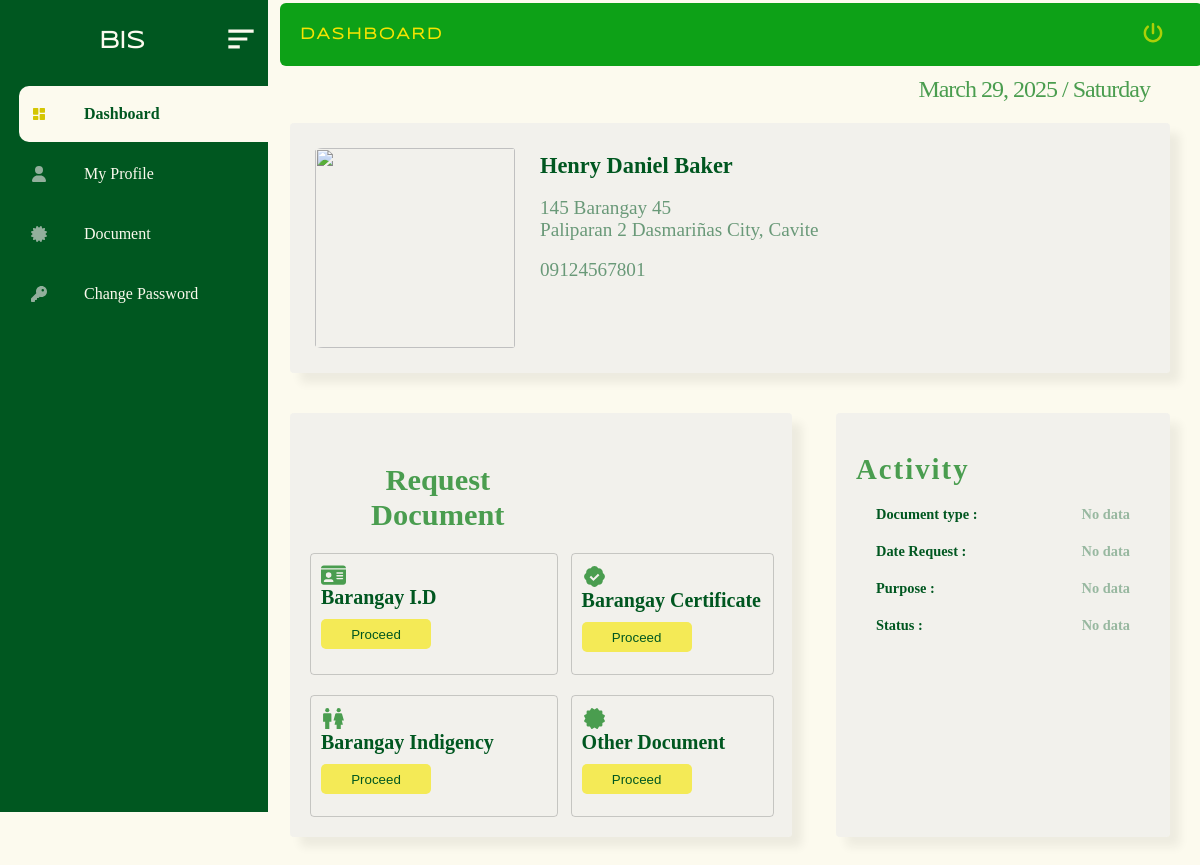
The page /user_login/user_panel/user.php (signed in) on the database as committed earlier.
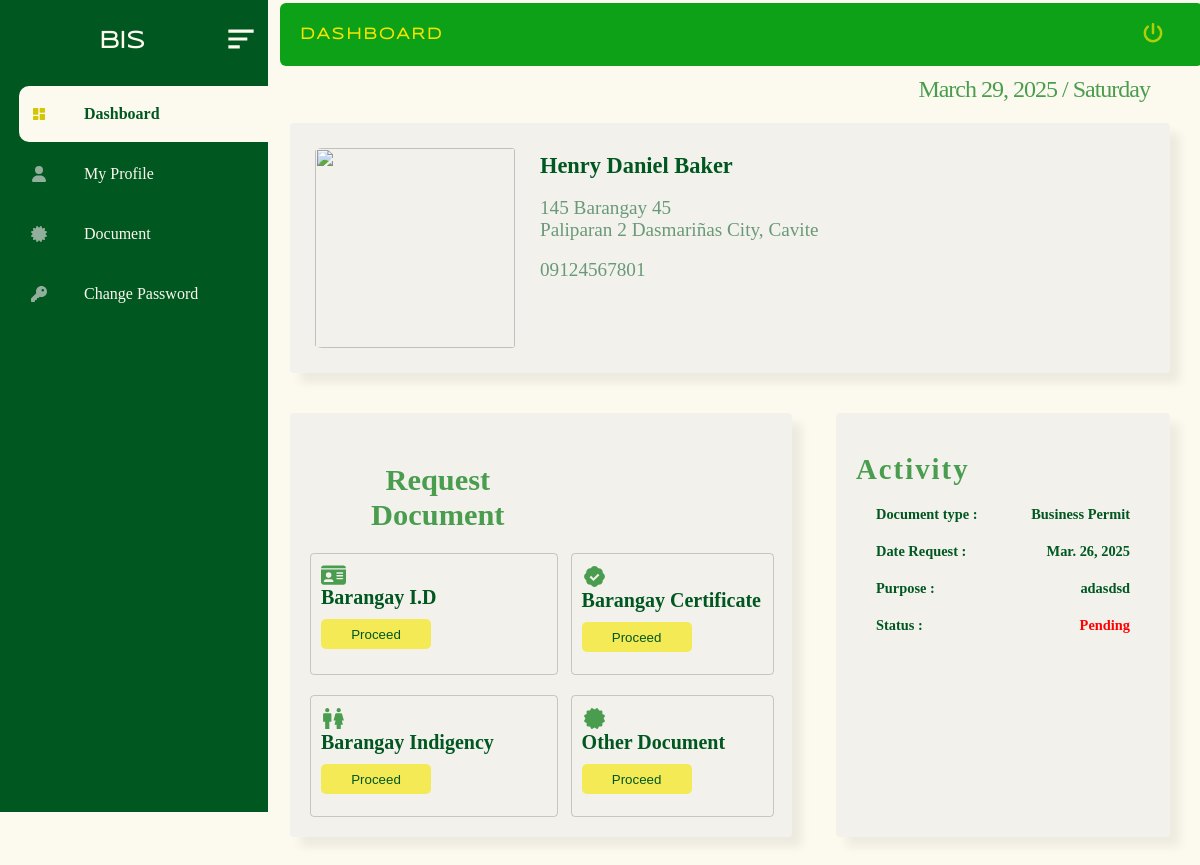
The same page on the database as committed later.
### tables this page shows
CREATE TABLE `user_account` (
  `firstname` varchar(200) NOT NULL,
  `middlename` varchar(200) NOT NULL,
  `lastname` varchar(200) NOT NULL,
  `username` varchar(200) NOT NULL,
  `password` varchar(200) NOT NULL,
  `gender` varchar(200) NOT NULL,
  `age` int(11) NOT NULL,
  `birthday` date NOT NULL,
  `date_registered` date NOT NULL,
  `house_no` varchar(200) NOT NULL,
  `sitio_pook` varchar(200) NOT NULL,
  `contact_no` varchar(200) NOT NULL,
  `profile` varchar(200) NOT NULL,
  `user_id` int(11) NOT NULL
);

CREATE TABLE `barangay_request` (
  `firstname` varchar(200) NOT NULL,
  `middlename` varchar(200) NOT NULL,
  `lastname` varchar(200) NOT NULL,
  `age` int(200) NOT NULL,
  `request_document` varchar(200) NOT NULL,
  `house_number` varchar(200) NOT NULL,
  `sitio_pook` varchar(200) NOT NULL,
  `birthday` date NOT NULL,
  `place_of_birth` varchar(200) NOT NULL,
  `contact_no` varchar(200) NOT NULL,
  `contact_person` varchar(200) NOT NULL,
  `contact_no_contact_person` varchar(200) NOT NULL,
  `live_since_year` varchar(200) NOT NULL,
  `purpose` varchar(200) NOT NULL,
  `status` int(200) NOT NULL,
  `gender` varchar(200) NOT NULL,
  `date_request` date NOT NULL,
  `business_name` varchar(200) NOT NULL,
  `profile` varchar(200) NOT NULL,
  `user_id` int(11) NOT NULL,
  `id` int(11) NOT NULL
);

### user_login/user_panel/db_data_user.php (the view, shortened to what the changed rows need)
<?php
    require('../../database/conn_db.php');
    $user_id =  $_SESSION['user_id'];
    $sqls = "SELECT * FROM user_account WHERE user_id = $user_id; ";
    $result = mysqli_query($conn, $sqls);
    if(mysqli_num_rows($result) > 0){
      ?>
    <?php
        $sql = "SELECT * FROM user_account as u LEFT JOIN barangay_request as r ON u.user_id = r.user_id  WHERE u.user_id = $user_id ORDER BY r.id DESC ";
        $result = mysqli_query($conn, $sql);
        if (mysqli_num_rows($result) > 0){
          $row = mysqli_fetch_array($result);
            ?>
          <?php
      }
    }
?>

### user_login/user_panel/db_data_user.php (the view, shortened to what the changed rows need)
<?php
    require('../../database/conn_db.php');
    $user_id =  $_SESSION['user_id'];
    $sqls = "SELECT * FROM user_account WHERE user_id = $user_id; ";
    $result = mysqli_query($conn, $sqls);
    if(mysqli_num_rows($result) > 0){
      ?>
    <?php
        $sql = "SELECT * FROM user_account as u LEFT JOIN barangay_request as r ON u.user_id = r.user_id  WHERE u.user_id = $user_id ORDER BY r.id DESC ";
        $result = mysqli_query($conn, $sql);
        if (mysqli_num_rows($result) > 0){
          $row = mysqli_fetch_array($result);
            ?>
          <?php
      }
    }
?>

### user_login/user_panel/user.php (shortened to what the changed rows need)
<!DOCTYPE html>
<html lang="en">
<head>
    <link rel = "stylesheet" href = "style_user/user_style_main.css"/>
    <link rel = "stylesheet" href = "style_user/dashboard_style.css"/>
    <link rel = "stylesheet" href = "style_user/layout_main.css"/>
</head>
<body>
    <?php
        require('select_data_db.php');
        require('db_data_user.php');
    ?>
        <div class = "dashboard_content">
                <div class = "text">
                    <h1>DASHBOARD</h1>
                </div>
                <div class = "div_content">
                    <div class = "dashboard_profile2">
                            <div class = "item1">
                            <h2 style = "text-align:center; margin-top:30px; color:#4A9D4f; ">Request Document</h2>
                            </div>
                            <div  class = "item2">
                                <div>
                                    <h1>Activity </h1>
                                    <div class = "status">
                                        <h2>Document type : </h2>
                                        <h2><?php  ?>
                                        <?php  $document = $row['request_document'];
                                         if($document  == true){
                                            echo $document;
                                         }else if (empty($document)){
                                            echo "<h2 style = 'color:#00572060;'>No data</h2>";
                                         }
                                        ?></h2>
                                    </div>
                                    <div class = "status">
                                        <h2>Date Request : </h2>
                                        <h2><?php $date = $row['date_request'];
                                             if($date == true){
                                                echo date('M. d, Y',strtotime($date));
                                             }else if (empty($date)){
                                                echo "<h2 style = 'color:#00572060;'>No data</h2>";
                                             }
                                        ?>
                                        </h2>
                                    </div>
                                    <div class = "status">
                                        <h2>Purpose : </h2>
                                        <h2>
                                        <?php  $purpose = $row['purpose'];
                                         if($purpose == true){
                                            echo $row['purpose'];
                                         }else if (empty($purpose)){
                                            echo "<h2 style = 'color:#00572060;'>No data</h2>";
                                         }
                                        ?></h2>
                                    </div>
                                    <div class = "status">
                                        <h2>Status :</h2>
                                        <h2>
                                        <?php
                                            $satus_document =  $row['status'] ;
                                            if ($satus_document == 0){
                                                echo "<h2 style = 'color:#00572060;'>No data</h2>";
                                            }
                                            else if ($satus_document == 1){
                                                echo "<h2 style = 'color:red;'>Pending</h2>";
                                            }
                                        ?>
                                        </h2>
                                    </div>
                                </div>
                            </div>
                    </div>
                </div>
            </div>
</body>
</html>

Rows that differ between the two databases and show on the page:
now on this page (row edited): user_account: barangay_request.request_document "Business Permit", barangay_request.date_request "Mar. 26, 2025", barangay_request.purpose "adasdsd"
Other text that changed with them:
text no longer shown: "No data No data No data No data"
text now shown: "Pending"
